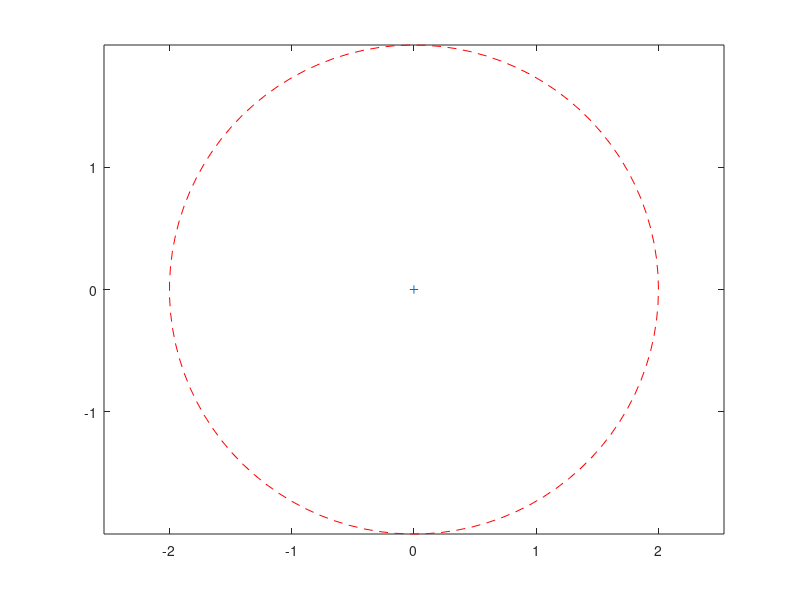

Here is the MATLAB script that generated this plot:
theta=linspace(0,2*pi,100)
r=2
x=r*cos(theta)
y=r*sin(theta)
r=sqrt(x.^2+y.^2)
figure(1)
xlabel('x axis')
ylabel('y axis')
title('circle')
plot(x,y,'--r',0,0,'+')
axis('equal');